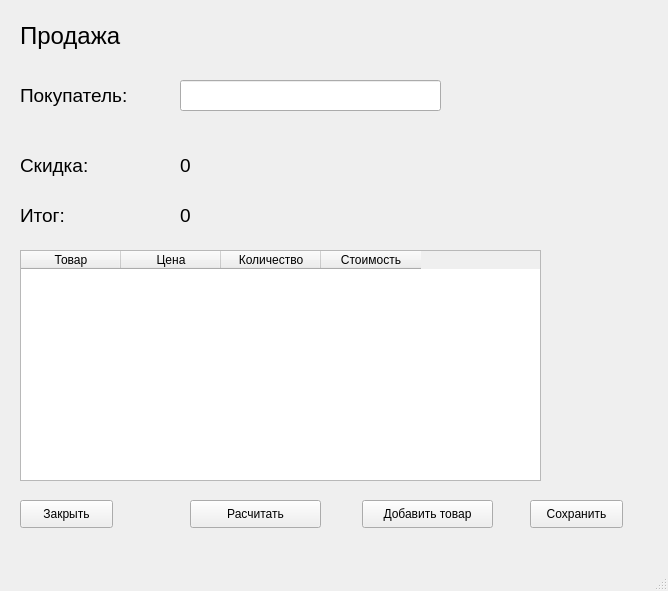
<?xml version="1.0" encoding="UTF-8"?>
<ui version="4.0">
 <class>MainWindow</class>
 <widget class="QMainWindow" name="MainWindow">
  <property name="geometry">
   <rect>
    <x>0</x>
    <y>0</y>
    <width>668</width>
    <height>591</height>
   </rect>
  </property>
  <property name="windowTitle">
   <string>MainWindow</string>
  </property>
  <widget class="QWidget" name="centralwidget">
   <widget class="QLabel" name="label">
    <property name="geometry">
     <rect>
      <x>20</x>
      <y>10</y>
      <width>231</width>
      <height>51</height>
     </rect>
    </property>
    <property name="font">
     <font>
      <pointsize>18</pointsize>
     </font>
    </property>
    <property name="text">
     <string>Продажа</string>
    </property>
   </widget>
   <widget class="QLabel" name="label_2">
    <property name="geometry">
     <rect>
      <x>20</x>
      <y>80</y>
      <width>141</width>
      <height>31</height>
     </rect>
    </property>
    <property name="font">
     <font>
      <pointsize>14</pointsize>
     </font>
    </property>
    <property name="text">
     <string>Покупатель:</string>
    </property>
   </widget>
   <widget class="QLineEdit" name="client_name">
    <property name="geometry">
     <rect>
      <x>180</x>
      <y>80</y>
      <width>261</width>
      <height>31</height>
     </rect>
    </property>
   </widget>
   <widget class="QLabel" name="label_3">
    <property name="geometry">
     <rect>
      <x>20</x>
      <y>150</y>
      <width>141</width>
      <height>31</height>
     </rect>
    </property>
    <property name="font">
     <font>
      <pointsize>14</pointsize>
     </font>
    </property>
    <property name="text">
     <string>Скидка:</string>
    </property>
   </widget>
   <widget class="QLabel" name="sale">
    <property name="geometry">
     <rect>
      <x>180</x>
      <y>150</y>
      <width>141</width>
      <height>31</height>
     </rect>
    </property>
    <property name="font">
     <font>
      <pointsize>14</pointsize>
     </font>
    </property>
    <property name="text">
     <string>0</string>
    </property>
   </widget>
   <widget class="QLabel" name="label_5">
    <property name="geometry">
     <rect>
      <x>20</x>
      <y>200</y>
      <width>141</width>
      <height>31</height>
     </rect>
    </property>
    <property name="font">
     <font>
      <pointsize>14</pointsize>
     </font>
    </property>
    <property name="text">
     <string>Итог:</string>
    </property>
   </widget>
   <widget class="QLabel" name="sum">
    <property name="geometry">
     <rect>
      <x>180</x>
      <y>200</y>
      <width>141</width>
      <height>31</height>
     </rect>
    </property>
    <property name="font">
     <font>
      <pointsize>14</pointsize>
     </font>
    </property>
    <property name="text">
     <string>0</string>
    </property>
   </widget>
   <widget class="QTableWidget" name="tableWidget">
    <property name="geometry">
     <rect>
      <x>20</x>
      <y>250</y>
      <width>521</width>
      <height>231</height>
     </rect>
    </property>
    <column>
     <property name="text">
      <string>Товар</string>
     </property>
    </column>
    <column>
     <property name="text">
      <string>Цена</string>
     </property>
    </column>
    <column>
     <property name="text">
      <string>Количество</string>
     </property>
    </column>
    <column>
     <property name="text">
      <string>Стоимость</string>
     </property>
    </column>
   </widget>
   <widget class="QPushButton" name="pushButton_save">
    <property name="geometry">
     <rect>
      <x>530</x>
      <y>500</y>
      <width>93</width>
      <height>28</height>
     </rect>
    </property>
    <property name="text">
     <string>Сохранить</string>
    </property>
   </widget>
   <widget class="QPushButton" name="pushButton_close">
    <property name="geometry">
     <rect>
      <x>20</x>
      <y>500</y>
      <width>93</width>
      <height>28</height>
     </rect>
    </property>
    <property name="text">
     <string>Закрыть</string>
    </property>
   </widget>
   <widget class="QPushButton" name="pushButton_add">
    <property name="geometry">
     <rect>
      <x>362</x>
      <y>500</y>
      <width>131</width>
      <height>28</height>
     </rect>
    </property>
    <property name="text">
     <string>Добавить товар</string>
    </property>
   </widget>
   <widget class="QPushButton" name="pushButton_save_3">
    <property name="geometry">
     <rect>
      <x>190</x>
      <y>500</y>
      <width>131</width>
      <height>28</height>
     </rect>
    </property>
    <property name="text">
     <string>Расчитать</string>
    </property>
   </widget>
  </widget>
  <widget class="QMenuBar" name="menubar">
   <property name="geometry">
    <rect>
     <x>0</x>
     <y>0</y>
     <width>668</width>
     <height>26</height>
    </rect>
   </property>
  </widget>
  <widget class="QStatusBar" name="statusbar"/>
 </widget>
 <resources/>
 <connections/>
</ui>
